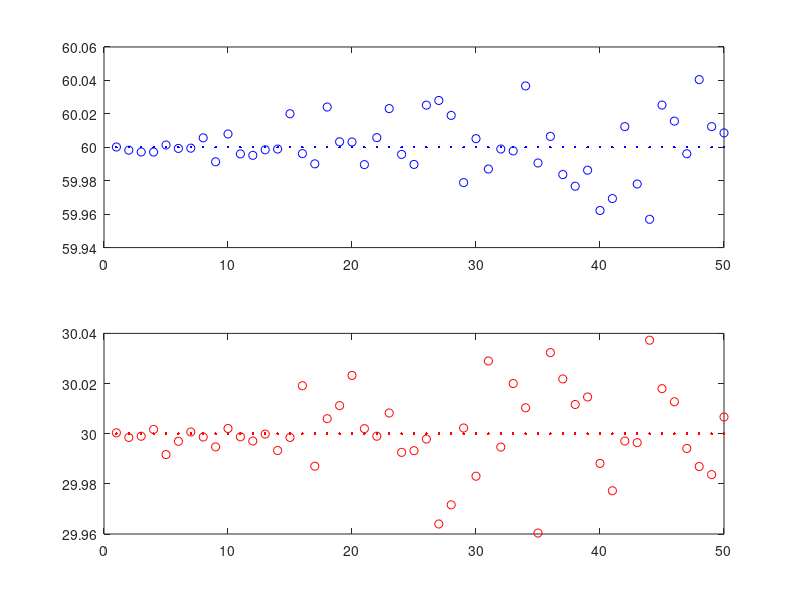
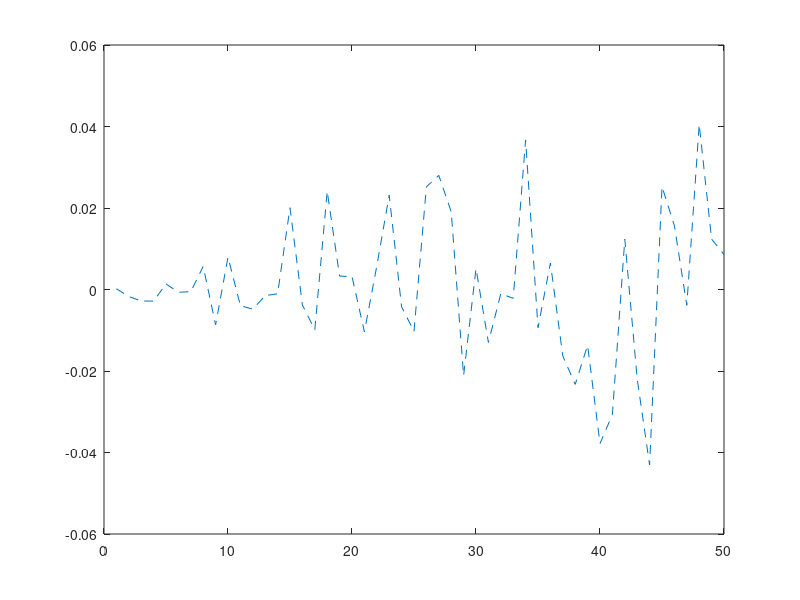

Recreate these plots in MATLAB, in order.
%% Afric_Sim_test_Cumulant
clc;clear all;
%% Initializations
g_weight = 1; %ground weighting factor
v_weight = 1;   %veg weighting factor
n_weight = 1*10^(-3);

Pol_ground = [1;1;0];  Pol_Cum_ground = [1;0;0]; %ground
Pol_vegitation = [1;0;1]; Pol_Cum_vegitation = [0;1;0]; %vegitation

ground_offset = -pi/3; % ground interferomitry offset
vegitation_offset = -pi/6;    % veg interferomitry offset

Window = 100;    %size of window
Averaged_samples = 50;

est_ground_angle=zeros(Averaged_samples,1); est_vegitation_angle=zeros(Averaged_samples,1);
% mag1=zeros(Averaged_samples,1); mag2=zeros(Averaged_samples,1);


%% Matrix Calculations
% Implimenting a window. Esprit and SR techniques
for Averaged_sample = 1:Averaged_samples;
    Noise = Averaged_sample*n_weight;
    for i = 1:Window
        
        g =  Pol_ground*(sqrt(-2*log(1-rand(1,Window))).*exp(1i*2*pi*rand(1,Window)));
        v =  Pol_vegitation*(sqrt(-2*log(1-rand(1,Window))).*exp(1i*2*pi*rand(1,Window)));
        
        signal_1 = g_weight*g + v_weight*v;
        signal_2 = g_weight*exp(1i*ground_offset)*g + v_weight*exp(1i*vegitation_offset)*v;
        
        AddedNoise_1 = Noise*sqrt(-2*log(1-rand(3,Window))).*exp(1i*2*pi*rand(3,Window));
        AddedNoise_2 = Noise*sqrt(-2*log(1-rand(3,Window))).*exp(1i*2*pi*rand(3,Window));

        signal_1_Noise = signal_1 + AddedNoise_1;
        signal_2_Noise = signal_2 + AddedNoise_2;
        
        S1 = [signal_1_Noise(1,:).*signal_1_Noise(2,:)
            signal_1_Noise(1,:).*signal_1_Noise(3,:)
            signal_1_Noise(2,:).*signal_1_Noise(3,:)];
        
        S2 = [signal_2_Noise(1,:).*signal_2_Noise(2,:)
            signal_2_Noise(1,:).*signal_2_Noise(3,:)
            signal_2_Noise(2,:).*signal_2_Noise(3,:)];
        
        R1 = S1*S1';
        R2 = S1*S2';
        
        [u,c] = eig(pinv(R1)*R2);
        
        sg = abs(Pol_Cum_ground'*u);
        [~,kk] = sort(sg,'descend');
        est_ground_angle(Averaged_sample) = est_ground_angle(Averaged_sample) + 0.5*angle(c(kk(1),kk(1)))/Window;
        %         mag1(Averaged_sample) = mag1(Averaged_sample) + abs(c(kk(1),kk(1)))/Window;
        
        sv = abs(Pol_Cum_vegitation'*u);
        [~,kk] = sort(sv,'descend');
        est_vegitation_angle(Averaged_sample) = est_vegitation_angle(Averaged_sample) + 0.5*angle(c(kk(1),kk(1)))/Window;
        %         mag2(Averaged_sample) = mag2(Averaged_sample) + abs(c(kk(1),kk(1)))/Window;
        
    end
end
%% Ploting Results
R = est_ground_angle*180/pi - -1*ones(Averaged_samples,1)*ground_offset*180/pi;
% R2 = atan((est_ground_angle*180/pi)./(-1*ones(Averaged_samples,1)*ground_offset*180/pi));
figure(6)
% subplot(2,1,1)
plot(R,'--')
% subplot(2,1,2)
% plot(R2)

figure(5);title('Ground angle in degrees');
subplot(2,1,1)
plot(est_ground_angle*180/pi,'bo'); %Estimated ground angle
hold on;
plot(-1*ones(Averaged_samples,1)*ground_offset*180/pi,'b.'); %actual Ground Phase
hold off;

% figure(4);
subplot(2,1,2)
title('Vegitation angle in degrees');
plot(est_vegitation_angle*180/pi,'ro'); %Estimated Vegitation angle
hold on;
plot(-1*ones(Averaged_samples,1)*vegitation_offset*180/pi,'r.'); %actual Vegitation phase
hold off;

% figure(2)
% hold on;
% plot(mag1,'b+');
% plot(mag2,'ro');
% hold off;
